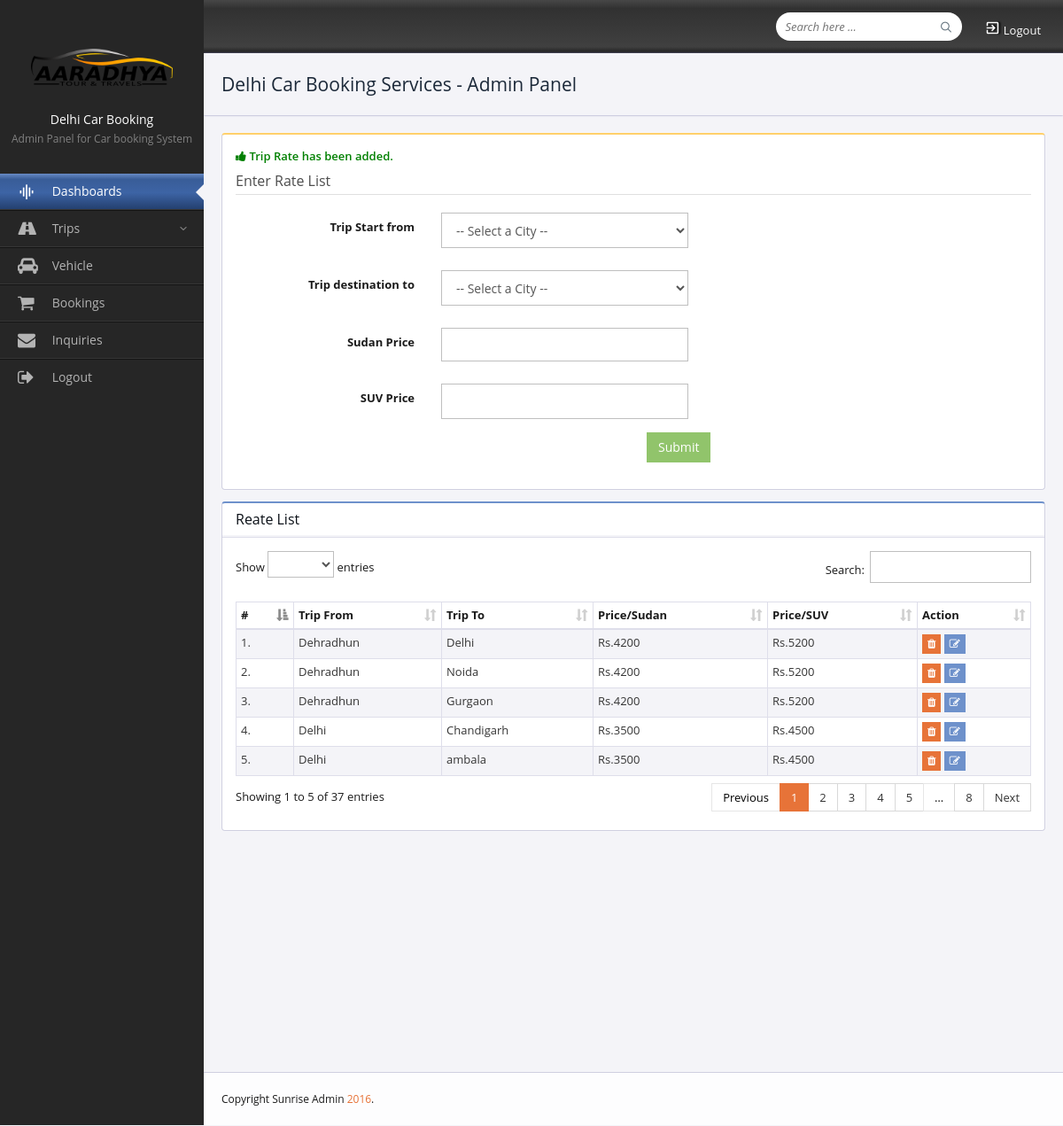
Page /delhicab-admin/rate-list.php?msg=success (signed in) on the committed database.
### tables this page shows
CREATE TABLE `rate_list` (
  `rate_id` int(20) NOT NULL,
  `from_loc` varchar(255) NOT NULL,
  `to_loc` varchar(255) NOT NULL,
  `pricesudan` varchar(255) NOT NULL,
  `pricesuv` varchar(255) NOT NULL
);

### delhicab-admin/rate-list.php (the view, shortened to what this page needs)
<?php
 include('connection.php');
?>
<!DOCTYPE html>
<html lang="en">
<head>
    <link href="css/bootstrap.min.css" rel="stylesheet" media="screen">
    <link href="css/animate.css" rel="stylesheet" media="screen">
    <link href="css/main.css" rel="stylesheet" media="screen">
    <link rel="stylesheet" href="css/datepicker/daterangepicker-bs3.css">
     <link href="fonts/icomoon/icomoon.css" rel="stylesheet" />
    <link href="css/wysiwyg-editor/editor.css" rel="stylesheet" />
	<link rel="stylesheet" href="css/datatables/dataTables.bs.min.css">
    <link rel="stylesheet" href="css/datatables/autoFill.bs.min.css">
    <link rel="stylesheet" href="css/datatables/fixedHeader.bs.css">
   <link href="https://stackpath.bootstrapcdn.com/font-awesome/4.7.0/css/font-awesome.min.css" rel="stylesheet" media="screen">
</head>
<body class="blue">
    <?php include('navbar.php');?>
    <div class="dashboard-wrapper dashboard-wrapper-lg">
        <?php include('topbar.php');?>
        <div class="main-container">
            <div class="container-fluid">
                <div class="row gutter">
                    <div class="col-lg-12 col-md-12 col-sm-12 col-xs-12">
                        <div class="panel panel-yellow">
                            <div class="panel-body">
							<?php if(isset($_GET['msg'])) { ?><p style="color: green; font-weight:600"><i class="fa fa-thumbs-up"></i> Trip Rate has been added.</p><?php } ?>
                                <form method="post" action="insert-rate-list.php" class="form-horizontal">
                                    <fieldset>
                                        <legend>Enter Rate List</legend>
										<div class="form-group has-feedback">
                                            <label class="col-lg-3 control-label">Trip Start from</label>
                                            <div class="col-lg-4">
                                                <select class="form-control" name="from_loc" required="">
                                                    <option>-- Select a City --</option>
                                                </select>
                                            </div>
                                        </div>
										<div class="form-group has-feedback">
                                            <label class="col-lg-3 control-label">Trip destination to</label>
                                            <div class="col-lg-4">
                                                 <select class="form-control" name="to_loc" required="">
                                                    <option>-- Select a City --</option>
                                                </select>
                                            </div>
                                        </div>
										<div class="form-group">
                                            <label class="col-lg-3 control-label">Sudan Price</label>
                                            <div class="col-lg-4">
                                                <input type="text" class="form-control" name="pricesudan" required="">
                                            </div>
                                        </div>
										<div class="form-group">
                                            <label class="col-lg-3 control-label">SUV Price</label>
                                            <div class="col-lg-4">
                                                <input type="name" class="form-control" name="pricesuv" required="">
                                            </div>
                                        </div>
                                        <div class="form-group">
                                        <div class="col-lg-6 col-lg-offset-6">
                                            <button type="submit" class="btn btn-success">Submit</button>
                                        </div>
                                    </div>
                                    </fieldset>
                                </form>
                            </div>
                        </div>
                    </div>
                </div>
				<div class="row gutter">
                    <div class="col-lg-12 col-md-12 col-sm-12 col-xs-12">
                        <div class="panel panel-blue">
                            <div class="panel-heading">
                                <h4>Reate List</h4></div>
                            <div class="panel-body">
                                <div class="table-responsive">
                                    <table id="basicExample" class="table table-striped table-condensed table-bordered no-margin">
                                        <thead>
                                            <tr>
                                                <th>#</th>
                                                <th>Trip From</th>
                                                <th>Trip To</th>
                                                <th>Price/Sudan</th>
                                                <th>Price/SUV</th>
                                                <th>Action</th>
                                            </tr>
                                        </thead>
                                        <tbody>
											<?php $all_cats= "SELECT * from rate_list order by from_loc";
											$run_query=mysqli_query($admin_con, $all_cats);
											$i=1;
											 while($result=mysqli_fetch_array($run_query)){
											?>
                                            <tr>
                                                <td><?php echo $i; ?>.</td>
                                                <td><?php echo $result['from_loc']?></td>
                                                <td><?php echo $result['to_loc']?></td>
                                                <td><?php echo $result['pricesudan']?></td>
                                                <td><?php echo $result['pricesuv']?></td>
                                                <td><a href="delete-rate.php?delete=<?php echo $result['rate_id']?>" class="btn btn-danger btn-xs"><i class="fa fa-trash"></i> </a>
                                        <a type="button" class="btn btn-info btn-xs"><i class="fa fa-edit"></i> </a></td>
                                            </tr>
                                            <?php $i++;} ?>
                                        </tbody>
                                    </table>
                                </div>
                            </div>
                        </div>
                    </div>
                </div>
            </div>
        </div>
        <footer>Copyright Sunrise Admin <span>2016</span>.</footer>
    </div>
</body>
</html>

### delhicab-admin/css/wysiwyg-editor/editor.css (style rules this page uses)
.uneditable-input, input[type=text], input[type=url], input[type=search], input[type=tel], input[type=color], input[type=password], input[type=datetime], input[type=datetime-local], input[type=date], input[type=month], input[type=time], input[type=week], input[type=number], input[type=email], select, textarea { height: auto; margin-bottom: 10px }

### rows in the picture
rate_list: from_loc "Dehradhun", to_loc "Delhi", pricesudan "Rs.4200", pricesuv "Rs.5200"
rate_list: from_loc "Dehradhun", to_loc "Noida", pricesudan "Rs.4200", pricesuv "Rs.5200"
rate_list: from_loc "Dehradhun", to_loc "Gurgaon", pricesudan "Rs.4200", pricesuv "Rs.5200"
rate_list: from_loc "Delhi", to_loc "Chandigarh", pricesudan "Rs.3500", pricesuv "Rs.4500"
rate_list: from_loc "Delhi", to_loc "ambala", pricesudan "Rs.3500", pricesuv "Rs.4500"
